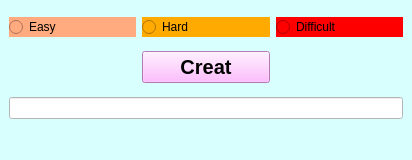
<?xml version="1.0" encoding="UTF-8"?>
<ui version="4.0">
 <class>MainWindow</class>
 <widget class="QMainWindow" name="MainWindow">
  <property name="geometry">
   <rect>
    <x>0</x>
    <y>0</y>
    <width>412</width>
    <height>160</height>
   </rect>
  </property>
  <property name="windowTitle">
   <string>MainWindow</string>
  </property>
  <property name="styleSheet">
   <string notr="true">
background-color: rgb(216, 255, 254);</string>
  </property>
  <widget class="QWidget" name="centralwidget">
   <layout class="QGridLayout" name="gridLayout">
    <item row="3" column="0" colspan="3">
     <widget class="QLineEdit" name="text_box">
      <property name="styleSheet">
       <string notr="true">background-color:rgb(255, 255, 255);</string>
      </property>
      <property name="text">
       <string/>
      </property>
     </widget>
    </item>
    <item row="0" column="2">
     <widget class="QRadioButton" name="radio_difficult">
      <property name="styleSheet">
       <string notr="true">background-color: rgb(255, 0, 0);</string>
      </property>
      <property name="text">
       <string>Difficult</string>
      </property>
     </widget>
    </item>
    <item row="0" column="1">
     <widget class="QRadioButton" name="radio_hard">
      <property name="styleSheet">
       <string notr="true">background-color: rgb(255, 170, 0);</string>
      </property>
      <property name="text">
       <string>Hard</string>
      </property>
     </widget>
    </item>
    <item row="0" column="0">
     <widget class="QRadioButton" name="radio_easy">
      <property name="styleSheet">
       <string notr="true">background-color: rgb(255, 170, 127);</string>
      </property>
      <property name="text">
       <string>Easy</string>
      </property>
     </widget>
    </item>
    <item row="1" column="1">
     <widget class="QPushButton" name="btn_creat">
      <property name="font">
       <font>
        <pointsize>15</pointsize>
        <bold>true</bold>
       </font>
      </property>
      <property name="styleSheet">
       <string notr="true">background-color: rgb(255, 170, 255);</string>
      </property>
      <property name="text">
       <string>Creat</string>
      </property>
     </widget>
    </item>
   </layout>
  </widget>
  <widget class="QMenuBar" name="menubar">
   <property name="geometry">
    <rect>
     <x>0</x>
     <y>0</y>
     <width>412</width>
     <height>22</height>
    </rect>
   </property>
  </widget>
  <widget class="QStatusBar" name="statusbar"/>
 </widget>
 <resources/>
 <connections/>
</ui>
